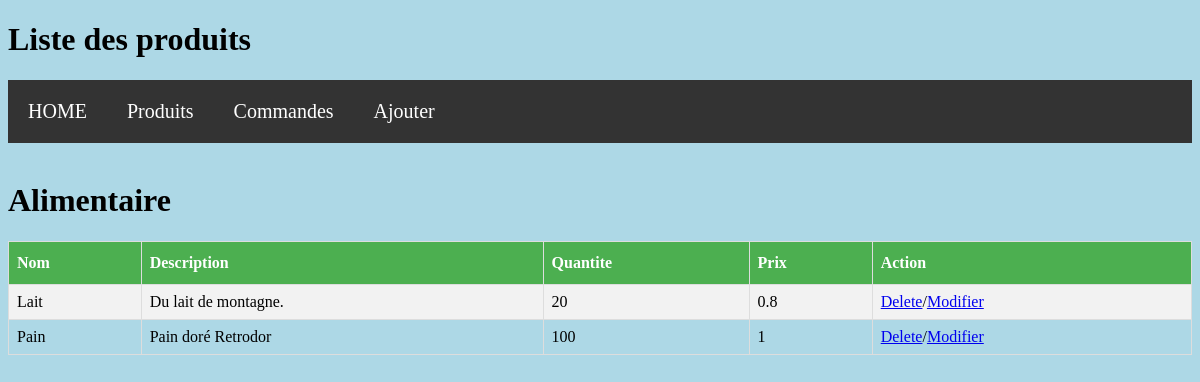
Page /Vendeur/produit/liste.php?ctid=1&nom=Alimentaire (signed in) on the committed database.
### tables this page shows
CREATE TABLE `produits` (
  `pid` int(11) NOT NULL,
  `nom` varchar(50) NOT NULL,
  `description` text NOT NULL,
  `qte` int(11) UNSIGNED NOT NULL,
  `prix` float UNSIGNED NOT NULL,
  `uid` int(11) NOT NULL,
  `ctid` int(11) NOT NULL
);

### Vendeur/produit/liste.php (the view, shortened to what this page needs)
<?php
include("header.php");
?>
<?php
if(isset($_SESSION['role']) && $_SESSION['role'] == 'vendeur') {
	?>
	<h1> Liste des produits </h1>
	<nav>
		<a href='../../index.php'> HOME </a>
		<a href="liste.php"> Produits </a>
		<a href="../commande/liste.php"> Commandes </a>
		<a href = "ajoute_form.php"> Ajouter </a>
	</nav>
	<br>
	<?php
	require("../../db_config.php");
	try {
		if (isset($_GET['ctid']) && isset($_GET['nom'])) {
			echo "<h1>".$_GET['nom']."</h1>";
			$ct = $_GET['ctid'];
			$uid = $_SESSION['uid'];
			$SQL = "SELECT * FROM produits WHERE ctid = $ct AND uid = $uid";
			$res = $db->query($SQL);
			?>
			<table id="table">
				<tr>
					<th> Nom </th>
					<th> Description </th>
					<th> Quantite </th>
					<th> Prix </th>
					<th> Action </th>
				</tr>
				<?php
				if (!$res) {
					echo "La liste est vide";
				} else {
					foreach ($res as $row) {
						?>
						<tr>
							<td><?php echo htmlspecialchars($row['nom'])?></td>
							<td><?php echo $row['description']?></td>
							<td><?php echo $row['qte']?></td>
							<td><?php echo $row['prix']?></td>
							<td><a href="del.php?pid=<?php echo $row['pid']?>">Delete</a>/<a href="mod.php?pid=<?php echo $row['pid']?>">Modifier</td>
							</tr>
							<?php
						}
						echo "</table>";
					}
				}
			}catch (PDOException $e) {
				echo "Erreur SQL: ".$e->getMessage();
			}
		} else {
			echo "You don't have droit to access<br>";
			echo "<p> Back to </p><a href='../../index.php'>HOME</a>";
		}
		?>
	<?php
	include "footer.php";
	?>

### Vendeur/produit/style_pro.css (style rules this page uses)
#table { font-family: : Arial; border-collapse: collapse; width: 100%; }
#table td, #table th { border: 1px solid #ddd; padding: 8px; }
#table tr:nth-child(even) { background-color: #f2f2f2; }
#table th { padding-top: 12px; padding-bottom: 12px; text-align: left; background-color: #4CAF50; color: white; }
nav { overflow: hidden; background-color: #333333; }
nav a { float: right; display: block; color: white; text-align: center; padding: 20px; font-size: 20px; text-decoration: none; }
nav a { float: left; }
body { background-color: lightblue; }

### rows in the picture
produits: nom "Lait", description "Du lait de montagne.", qte "20", prix "0.8"
produits: nom "Pain", description "Pain doré Retrodor", qte "100", prix "1"

### other values in the picture
$_GET['nom'] "Alimentaire"
